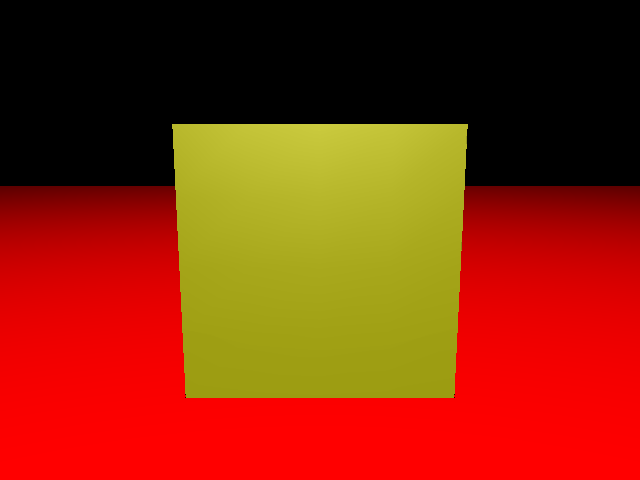
#> input picture test_bgr.png, 640 x 480 px; its folder holds only this picture in this run
$ python -i detect_and_draw_bound.py   (imports and definitions only)
#> lines starting #> are read from the running program, lines starting #| are printed output that depends on the picture; after the words box and inside, x2 and y2 are one past the last pixel; in counts of white or black regions, pixels touching at a corner belong together
import os
import cv2
import numpy as np


debug_opencv = 0  # set to 1 for saving opencv images for debugging purposes


def detect_and_draw_bound(frame, width=640, height=480):
#> called with width = 640, height = 480
    global bounding_box, dx, dy

    height = int(height)
    width = int(width)

    # Initialize bounding box coordinates with default values
    x, y, w, h = 0, 0, 0, 0

    # Reshape mujoco frame [height x width, 1] to 3D array for opencv input [height, width, 3]
    frame_reshaped = frame.reshape((height, width, 3))

    # convert frame to BGR - I think it's already coming in as BGR for some reason
    frame_bgr = cv2.cvtColor(frame_reshaped, cv2.COLOR_RGB2BGR)
#> frame_bgr is the input picture: shape (480, 640, 3); mean B, G, R 7.9, 43.1, 138.4

    # Convert frame to HSV (Hue, Saturation, Value) color space for easier color detection
    hsv_frame = cv2.cvtColor(frame_bgr, cv2.COLOR_BGR2HSV)
#> hsv_frame: shape (480, 640, 3); mean H, S, V 7.5, 159.7, 138.4

    # Define range for color in HSV (link helps define range of values for colors)
    # https://stackoverflow.com/questions/47483951/how-can-i-define-a-threshold-value-to-detect-only-green-colour-objects-in-an-ima/47483966#47483966
    lower_color = np.array([20, 0, 0])  # yellow lower
    upper_color = np.array([35, 255, 255])  # yellow upper

    # Create a mask for detecting color objects in the frame
    color_mask = cv2.inRange(hsv_frame, lower_color, upper_color)
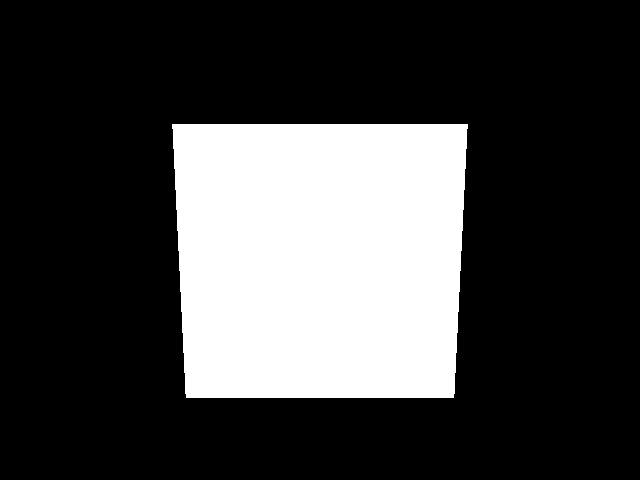
#> color_mask: shape (480, 640); 25.2% white; 1 white region

    # Find contours in the mask
    contours, _ = cv2.findContours(color_mask, cv2.RETR_TREE, cv2.CHAIN_APPROX_SIMPLE)
#> contours = 1 contour; box (x1, y1, x2, y2) and area: (172, 124, 468, 398) 76719

    for contour in contours:
        # Filter out small contours that may be noise
        if cv2.contourArea(contour) > 500:
            # Get bounding box for each yellow object
            x, y, w, h = cv2.boundingRect(contour)

            # Draw a green bounding box around the yellow object
            cv2.rectangle(frame_bgr, (x, y), (x+w, y+h), (0, 255, 0), 2)
#> this loop made 1 pass
#> (x, y, w, h) on pass 1: (172, 124, 296, 274)
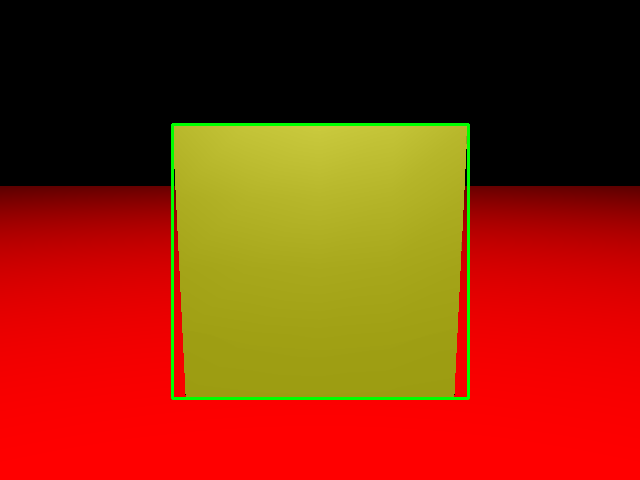
#> frame_bgr: shape (480, 640, 3); 1.11% of pixels changed, all inside (x1, y1, x2, y2) = (171, 123, 470, 400)

    frame_bdbox = cv2.cvtColor(frame_bgr, cv2.COLOR_BGR2RGB)
    frame_boundbox = frame_bdbox.flatten()

    bounding_box = np.array([x, y, x+w, y+h])
#> bounding_box = [172, 124, 468, 398]

    # center of the bounding box
    bb_center_x = (bounding_box[0] + bounding_box[2]) / 2
#> bb_center_x = 320
    bb_center_y = (bounding_box[1] + bounding_box[3]) / 2
#> bb_center_y = 261

    # center of the frame
    frame_center_x = width / 2
    frame_center_y = height / 2

    # difference between the centers
    dx = frame_center_x - bb_center_x
#> dx = 0
    dy = frame_center_y - bb_center_y
#> dy = -21

    if debug_opencv:
        dirname = os.path.dirname(os.path.abspath(__file__))

        # Get the parent directory of the current script's directory
        parent_dir = os.path.dirname(dirname)

        filename = os.path.join(parent_dir, 'images/test_hsvframe.png')
        cv2.imwrite(filename, cv2.flip(hsv_frame, -1))

        filename = os.path.join(parent_dir, 'images/test_bgr_filtered.png')
        cv2.imwrite(filename, cv2.flip(frame_bgr, -1))

        filename = os.path.join(parent_dir, 'images/test_filtered.png')
        cv2.imwrite(filename, cv2.flip(frame_bdbox, -1))

    return frame_boundbox, bounding_box, dx, dy

>>> import cv2
>>> picture = cv2.cvtColor(cv2.imread('../test_bgr.png'), cv2.COLOR_BGR2RGB)
>>> result = detect_and_draw_bound(picture)

$ run again, on test_hsvframe.png
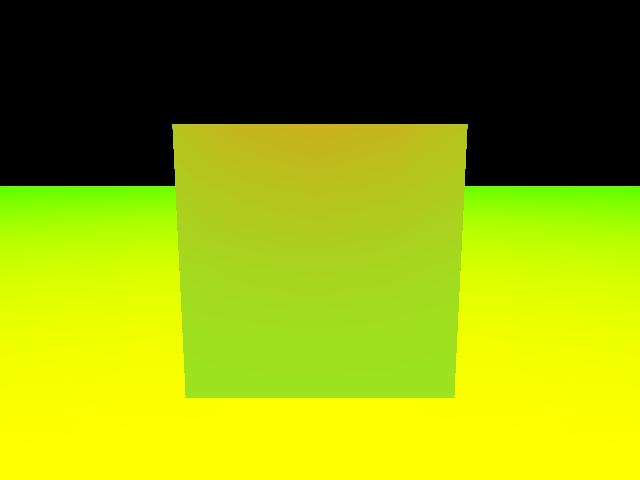
#> input picture test_hsvframe.png, 640 x 480 px
#> in detect_and_draw_bound, frame_bgr is the input picture: shape (480, 640, 3); mean B, G, R 7.5, 159.7, 138.4
#> hsv_frame: shape (480, 640, 3); mean H, S, V 23.1, 162.1, 160
#> in detect_and_draw_bound, `color_mask = cv2.inRange(hsv_frame, lower_color, upper_color)`:
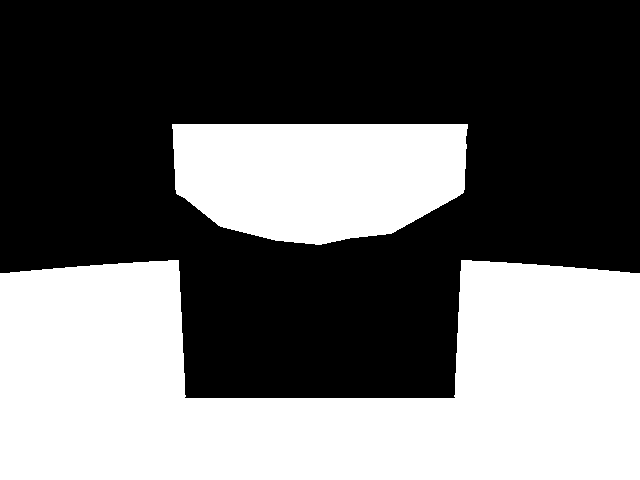
#> color_mask: shape (480, 640); 42.6% white; 2 white regions
#> contours = 2 contours; box (x1, y1, x2, y2) and area: (0, 260, 640, 480) 99700, (172, 124, 468, 245) 29728
#> the loop in detect_and_draw_bound, `for contour in contours:` made 2 passes
#> (x, y, w, h) on passes 1 to 2: (0, 260, 640, 220), (172, 124, 296, 121)
#> after the loop in detect_and_draw_bound, `for contour in contours:`:
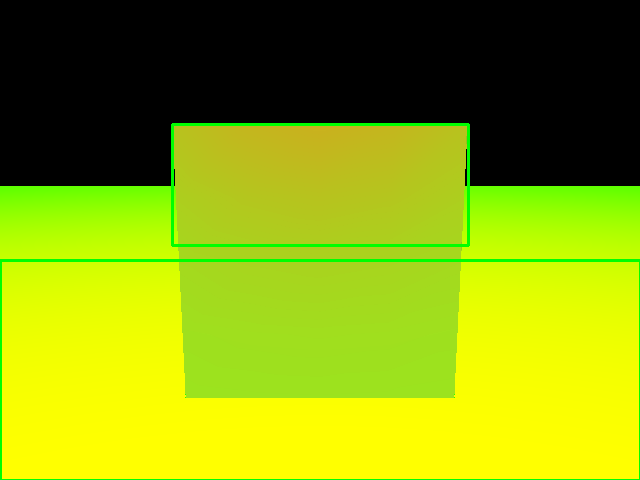
#> frame_bgr: shape (480, 640, 3); 1.86% of pixels changed, all inside (x1, y1, x2, y2) = (0, 123, 640, 480)
#> bounding_box = [172, 124, 468, 245]
#> bb_center_x = 320
#> bb_center_y = 184.5
#> dx = 0
#> dy = 55.5
